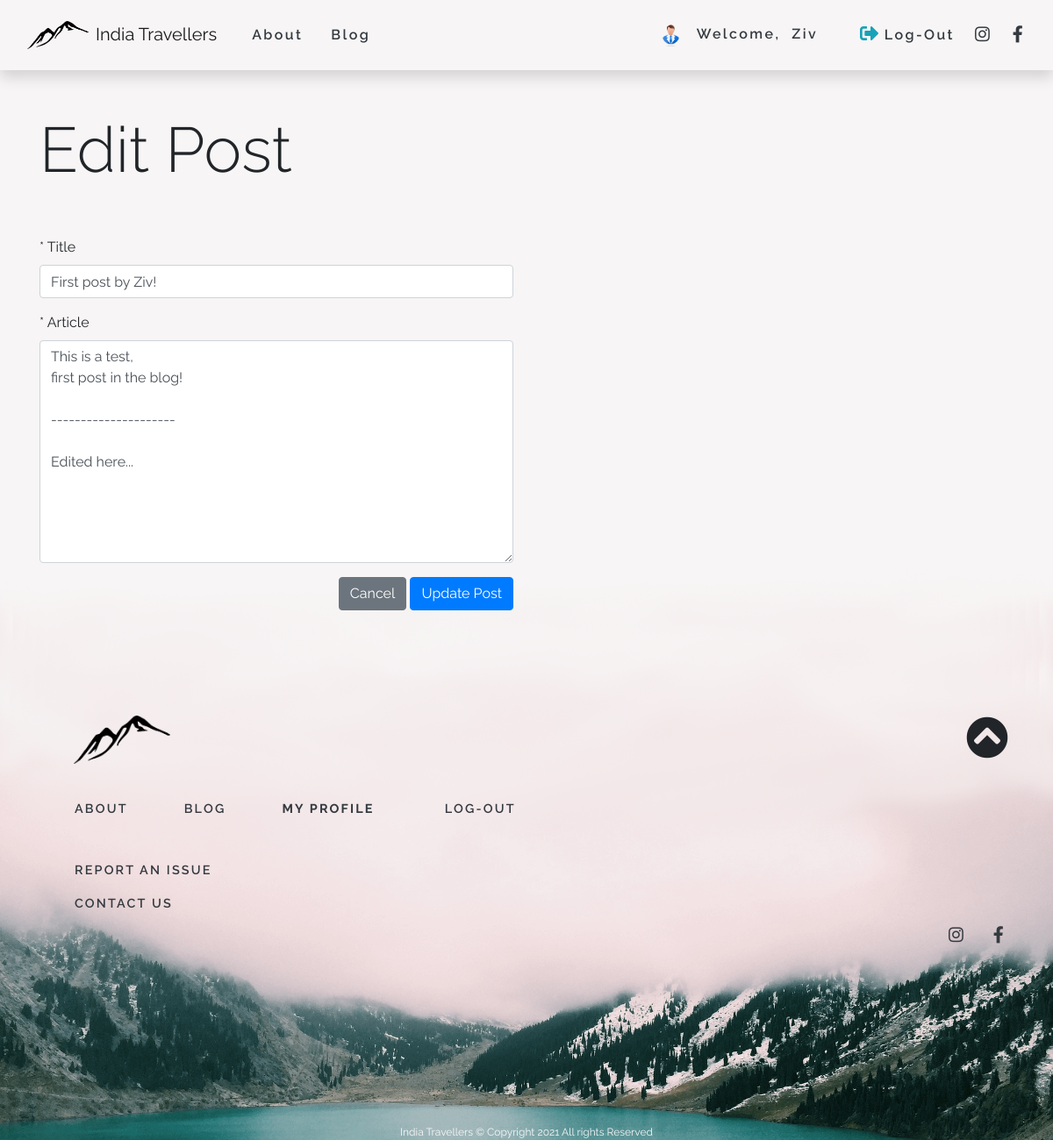
The app's page /edit_post.php?pid=2 (signed in) with its own data.
### tables this page shows
CREATE TABLE `posts` (
  `id` int(11) NOT NULL,
  `user_id` int(11) NOT NULL,
  `title` varchar(255) NOT NULL,
  `article` text NOT NULL,
  `date` datetime NOT NULL
);

### edit_post.php (the view, shortened to what this page needs)
<?php
if (isset($_GET['pid']) && is_numeric($_GET['pid'])) {
  $pid = filter_input(INPUT_GET, 'pid', FILTER_SANITIZE_STRING);
  if ($pid) {
    $uid = $_SESSION['user_id'];
    $link = mysqli_connect(MYSQL_HOST, MYSQL_USER, MYSQL_PASSWORD, MYSQL_DB);
    mysqli_query($link, "SET NAMES utf8");
    $pid = mysqli_real_escape_string($link, $pid);
    $sql = "SELECT * FROM posts WHERE id = $pid AND user_id = $uid";
    $result = mysqli_query($link, $sql);
    if ($result && mysqli_num_rows($result) == 1) {
      $post = mysqli_fetch_assoc($result);
    } else {
      header('location: blog.php');
      exit;
    }
  } else {
    header('location: blog.php');
    exit;
  }
} else {
  header('location: blog.php');
  exit;
}
?>
<?php include 'tpl/header.php'; ?>
<main class="min-h700">
  <div class="container">
    <section>
      <div class="row">
        <div class="col my-5">
          <h1 class="display-3">Edit Post</h1>
        </div>
      </div>
      <div class="row">
        <div class="col-md-6">
          <form action="" method="POST" novalidate="novalidate" autocomplete="off">
            <div class="form-group">
              <label for="title">* Title</label>
              <input value="<?= htmlentities($post['title']); ?>" type="title" name="title" id="title" class="form-control">
            </div>
            <div class="form-group">
              <label for="article">* Article</label>
              <textarea class="form-control" name="article" id="article" cols="30" rows="10"><?= htmlentities($post['article']); ?></textarea>
            </div>
            <div class="text-right">
              <a class="btn btn-secondary ml-1" href="blog.php">Cancel</a>
              <input type="submit" value="Update Post" name="submit" class="btn btn-primary">
            </div>
          </form>
        </div>
      </div>
    </section>
  </div>
</main>
<?php include 'tpl/footer.php' ?>

### css/style.css (style rules this page uses)
* { font-family: 'Raleway', sans-serif; }
body { background-color: #f7f5f5; }
main { margin-bottom: 7.5rem; }

### records on screen
posts: title "First post by Ziv!", article "This is a test, first post in the blog! --------------------- Edited here..."

### other values on screen
$_SESSION['user_name'] "Ziv"
